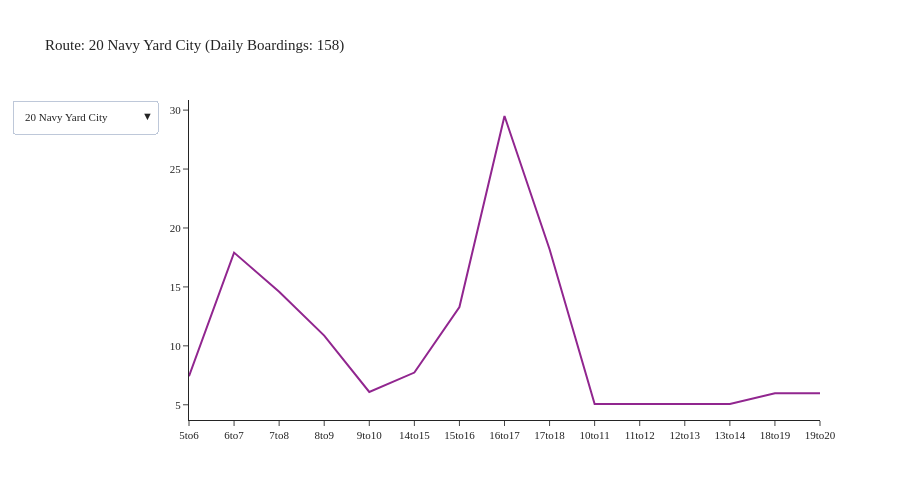

Notebook code for this chart:
### Code cell
agency = 'Kitsap Transit'
df = df_transit_line[df_transit_line['agency'] == agency]
df = df.groupby(['tod', 'description']).agg({'boardings': 'sum'}).reset_index()
fig = create_tod_chart(df)
fig.show()

### Figure 1 — Plotly figure (JSON) as saved in the notebook; plotly's stock layout.template omitted (floating-point values rounded to 4 significant figures)
{"data": [{"mode": "lines", "name": "20 Navy Yard City", "type": "scatter", "visible": true, "x": ["5to6", "6to7", "7to8", "8to9", "9to10", "14to15", "15to16", "16to17", "17to18", "10to11", "11to12", "12to13", "13to14", "18to19", "19to20"], "y": [7.421, 17.91, 14.59, 10.87, 6.088, 7.733, 13.29, 29.5, 18.19, 5.065, 5.065, 5.065, 5.065, 5.972, 5.972]}, {"mode": "lines", "name": "212 Brem-Silverdle W", "type": "scatter", "visible": false, "x": ["5to6", "6to7", "7to8", "8to9", "9to10", "14to15", "15to16", "16to17", "17to18", "10to11", "11to12", "12to13", "13to14", "18to19", "19to20", "20to21", "21to22", "22to23", "23to0", "0to1", "1to2", "2to3", "3to4", "4to5"], "y": [27.03, 67.59, 76.51, 49.03, 24.42, 57.51, 46.63, 70.95, 85.85, 28.25, 28.25, 28.25, 28.25, 50.59, 50.59, 6.753, 6.753, 6.753, 6.753, 6.753, 6.753, 6.753, 6.753, 6.753]}, {"mode": "lines", "name": "217 Brem-Silverdle E", "type": "scatter", "visible": false, "x": ["5to6", "6to7", "7to8", "8to9", "9to10", "14to15", "15to16", "16to17", "17to18", "10to11", "11to12", "12to13", "13to14", "18to19", "19to20", "20to21", "21to22", "22to23", "23to0", "0to1", "1to2", "2to3", "3to4", "4to5"], "y": [37.62, 56.59, 133.1, 82.63, 31.8, 63.06, 56.34, 66.59, 91.67, 38.67, 38.67, 38.67, 38.67, 56.27, 56.27, 6.581, 6.581, 6.581, 6.581, 6.581, 6.581, 6.581, 6.581, 6.581]}, {"mode": "lines", "name": "221 Perry Avenue", "type": "scatter", "visible": false, "x": ["5to6", "6to7", "7to8", "8to9", "9to10", "14to15", "15to16", "16to17", "17to18", "10to11", "11to12", "12to13", "13to14", "18to19", "19to20"], "y": [2.115, 22.28, 11.18, 10.24, 3.991, 6.409, 6.747, 5.291, 5.998, 3.856, 3.856, 3.856, 3.856, 11.57, 11.57]}, {"mode": "lines", "name": "223 Kariotis", "type": "scatter", "visible": false, "x": ["6to7", "7to8", "8to9", "9to10", "14to15", "15to16", "16to17", "17to18", "10to11", "11to12", "12to13", "13to14", "18to19", "19to20"], "y": [2.062, 6.183, 6.538, 3.41, 4.55, 2.091, 2.935, 5.531, 1.589, 1.589, 1.589, 1.589, 2.506, 2.506]}, {"mode": "lines", "name": "225 Sheridan Park", "type": "scatter", "visible": false, "x": ["5to6", "6to7", "7to8", "8to9", "9to10", "14to15", "15to16", "16to17", "17to18", "10to11", "11to12", "12to13", "13to14", "18to19", "19to20"], "y": [1.619, 16.92, 10.87, 10.1, 3.961, 5.176, 10.19, 7.334, 11.03, 6.171, 6.171, 6.171, 6.171, 10.53, 10.53]}, {"mode": "lines", "name": "235 E Silvr-Old Twn", "type": "scatter", "visible": false, "x": ["8to9", "9to10", "14to15", "15to16", "16to17", "17to18", "10to11", "11to12", "12to13", "13to14"], "y": [0.482, 0.09625, 1.603, 1.172, 1.26, 2.53, 0.4383, 0.4383, 0.4383, 0.4383]}, {"mode": "lines", "name": "237 W Silvr-Fairgrnd", "type": "scatter", "visible": false, "x": ["9to10", "14to15", "15to16", "16to17", "17to18", "10to11", "11to12", "12to13", "13to14", "18to19", "19to20"], "y": [0.0, 1.029, 0.8999, 0.8699, 1.19, 0.718, 0.718, 0.718, 0.718, 0.04798, 0.04798]}, {"mode": "lines", "name": "24 Olympic College", "type": "scatter", "visible": false, "x": ["5to6", "6to7", "7to8", "8to9", "9to10", "14to15", "15to16", "16to17", "17to18", "10to11", "11to12", "12to13", "13to14", "18to19", "19to20"], "y": [15.57, 17.77, 20.33, 11.37, 4.483, 5.347, 11.86, 29.16, 10.44, 7.83, 7.83, 7.83, 7.83, 7.347, 7.347]}, {"mode": "lines", "name": "26 Bay Vista", "type": "scatter", "visible": false, "x": ["5to6", "6to7", "7to8", "8to9", "9to10", "14to15", "15to16", "16to17", "17to18", "10to11", "11to12", "12to13", "13to14", "18to19", "19to20"], "y": [7.725, 16.19, 12.33, 9.179, 6.332, 4.428, 9.9, 28.08, 21.66, 4.659, 4.659, 4.659, 4.659, 10.46, 10.46]}, {"mode": "lines", "name": "301 N Kitsap FF", "type": "scatter", "visible": false, "x": ["5to6", "6to7", "8to9", "9to10", "15to16", "16to17", "17to18", "10to11", "11to12", "12to13", "13to14", "18to19", "19to20"], "y": [35.28, 50.91, 9.026, 5.83, 20.97, 24.04, 24.03, 2.978, 2.978, 2.978, 2.978, 6.29, 6.29]}, {"mode": "lines", "name": "302 Suquam-Kingston", "type": "scatter", "visible": false, "x": ["6to7", "7to8", "8to9", "15to16", "16to17", "17to18", "10to11", "11to12", "12to13", "13to14", "18to19", "19to20"], "y": [5.0, 7.0, 8.0, 4.0, 3.006, 21.85, 0.338, 0.338, 0.338, 0.338, 1.721, 1.721]}, {"mode": "lines", "name": "307 N Vkng-KingstnFF", "type": "scatter", "visible": false, "x": ["6to7", "7to8", "8to9", "9to10", "15to16", "16to17", "17to18", "10to11", "11to12", "12to13", "13to14", "18to19", "19to20"], "y": [2.0, 0.0, 2.0, 1.0, 1.0, 0.02102, 11.15, 1.708, 1.708, 1.708, 1.708, 0.7953, 0.7953]}, {"mode": "lines", "name": "332 Poulsbo-Silvrdle", "type": "scatter", "visible": false, "x": ["7to8", "8to9", "9to10", "14to15", "15to16", "16to17", "17to18", "10to11", "11to12", "12to13", "13to14", "18to19", "19to20"], "y": [6.334, 9.727, 4.395, 49.47, 3.527, 4.767, 8.465, 5.106, 5.106, 5.106, 5.106, 4.51, 4.51]}, {"mode": "lines", "name": "344 Poulsbo Central", "type": "scatter", "visible": false, "x": ["8to9", "9to10", "14to15", "15to16", "16to17", "17to18", "10to11", "11to12", "12to13", "13to14"], "y": [4.38, 2.51, 1.67, 7.108, 8.209, 2.849, 2.762, 2.762, 2.762, 2.762]}, {"mode": "lines", "name": "390 Poulsbo-Bainbrdg", "type": "scatter", "visible": false, "x": ["5to6", "6to7", "7to8", "8to9", "9to10", "14to15", "15to16", "16to17", "17to18", "10to11", "11to12", "12to13", "13to14", "18to19", "19to20", "20to21", "21to22", "22to23", "23to0", "0to1", "1to2", "2to3", "3to4", "4to5"], "y": [64.85, 80.09, 77.89, 67.47, 37.69, 79.33, 44.02, 71.65, 83.35, 51.54, 51.54, 51.54, 51.54, 54.67, 54.67, 9.571, 9.571, 9.571, 9.571, 9.571, 9.571, 9.571, 9.571, 9.571]}, {"mode": "lines", "name": "4 Tremont", "type": "scatter", "visible": false, "x": ["5to6", "6to7", "7to8", "8to9", "9to10", "14to15", "15to16", "16to17", "17to18", "10to11", "11to12", "12to13", "13to14", "18to19", "19to20"], "y": [2.473, 4.715, 4.663, 2.278, 4.447, 1.522, 2.035, 4.538, 6.123, 2.947, 2.947, 2.947, 2.947, 1.976, 1.976]}, {"mode": "lines", "name": "5 Sidney", "type": "scatter", "visible": false, "x": ["5to6", "6to7", "7to8", "8to9", "9to10", "14to15", "15to16", "16to17", "17to18", "10to11", "11to12", "12to13", "13to14", "18to19", "19to20"], "y": [0.9791, 8.835, 12.85, 5.382, 8.443, 2.543, 4.815, 2.713, 7.073, 3.226, 3.226, 3.226, 3.226, 2.301, 2.301]}, {"mode": "lines", "name": "8 Bethel", "type": "scatter", "visible": false, "x": ["5to6", "6to7", "7to8", "8to9", "9to10", "14to15", "15to16", "16to17", "17to18", "10to11", "11to12", "12to13", "13to14", "18to19", "19to20"], "y": [9.727, 16.4, 29.38, 16.21, 13.6, 22.48, 21.9, 12.89, 44.03, 19.42, 19.42, 19.42, 19.42, 25.32, 25.32]}, {"mode": "lines", "name": "9 E Port Orchard", "type": "scatter", "visible": false, "x": ["6to7", "7to8", "8to9", "9to10", "14to15", "15to16", "16to17", "17to18", "10to11", "11to12", "12to13", "13to14", "18to19", "19to20"], "y": [1.325, 8.147, 5.623, 6.719, 11.71, 6.541, 5.541, 14.66, 9.125, 9.125, 9.125, 9.125, 3.834, 3.834]}, {"mode": "lines", "name": "Brem-Pt Orchard FF", "type": "scatter", "visible": false, "x": ["5to6", "6to7", "7to8", "8to9", "9to10", "14to15", "15to16", "16to17", "17to18", "10to11", "11to12", "12to13", "13to14", "18to19", "19to20", "20to21", "21to22", "22to23", "23to0", "0to1", "1to2", "2to3", "3to4", "4to5"], "y": [83.64, 205.1, 185.8, 131.0, 65.31, 76.16, 99.46, 93.8, 208.6, 68.08, 68.08, 68.08, 68.08, 87.75, 87.75, 17.22, 17.22, 17.22, 17.22, 17.22, 17.22, 17.22, 17.22, 17.22]}, {"mode": "lines", "name": "Seattle-Bremerton FF", "type": "scatter", "visible": false, "x": ["5to6", "6to7", "7to8", "8to9", "9to10", "14to15", "15to16", "16to17", "17to18", "10to11", "11to12", "12to13", "13to14", "18to19", "19to20", "20to21", "21to22", "22to23", "23to0", "0to1", "1to2", "2to3", "3to4", "4to5"], "y": [324.8, 472.5, 462.1, 226.7, 102.3, 100.1, 299.6, 342.8, 579.9, 47.05, 47.05, 47.05, 47.05, 182.3, 182.3, 23.22, 23.22, 23.22, 23.22, 23.22, 23.22, 23.22, 23.22, 23.22]}, {"mode": "lines", "name": "Seattle-Kingston FF", "type": "scatter", "visible": false, "x": ["5to6", "6to7", "7to8", "8to9", "14to15", "15to16", "16to17", "17to18", "10to11", "11to12", "12to13", "13to14", "18to19", "19to20"], "y": [2.0, 5.0, 3.0, 0.0, 91.0, 108.0, 16.03, 51.0, 0.5, 0.5, 0.5, 0.5, 9.5, 9.5]}, {"mode": "lines", "name": "Brem-Annapolis FF", "type": "scatter", "visible": false, "x": ["5to6", "6to7", "7to8", "14to15", "15to16", "16to17", "17to18"], "y": [11.97, 26.51, 20.3, 11.91, 99.28, 82.38, 77.62]}, {"mode": "lines", "name": "Seattle-Southwrth FF", "type": "scatter", "visible": false, "x": ["5to6", "6to7", "7to8", "8to9", "14to15", "15to16", "16to17", "17to18", "18to19", "19to20"], "y": [147.8, 153.1, 107.3, 55.41, 63.04, 19.48, 129.1, 103.0, 55.42, 55.42]}, {"mode": "lines", "name": "106 Fletcher Bay", "type": "scatter", "visible": false, "x": ["5to6", "6to7", "7to8", "15to16", "16to17", "17to18", "18to19", "19to20"], "y": [12.13, 19.08, 10.02, 11.12, 12.45, 13.07, 5.731, 5.731]}, {"mode": "lines", "name": "215 McWilliams", "type": "scatter", "visible": false, "x": ["5to6", "6to7", "7to8", "15to16", "16to17", "17to18", "18to19", "19to20"], "y": [34.2, 46.46, 33.14, 17.17, 42.52, 71.89, 15.93, 15.93]}, {"mode": "lines", "name": "219 Crossroads", "type": "scatter", "visible": false, "x": ["5to6", "6to7", "7to8", "15to16", "16to17"], "y": [1.651, 0.5929, 1.453, 6.514, 1.184]}, {"mode": "lines", "name": "333 Silvrdale-Bainb", "type": "scatter", "visible": false, "x": ["5to6", "6to7", "15to16", "16to17", "17to18", "18to19", "19to20", "20to21", "21to22", "22to23", "23to0", "0to1", "1to2", "2to3", "3to4", "4to5"], "y": [181.4, 71.76, 29.63, 74.35, 81.11, 54.01, 54.01, 5.207, 5.207, 5.207, 5.207, 5.207, 5.207, 5.207, 5.207, 5.207]}, {"mode": "lines", "name": "81 Annapolis Commutr", "type": "scatter", "visible": false, "x": ["5to6", "6to7", "7to8", "15to16", "16to17", "17to18"], "y": [4.781, 7.271, 1.539, 6.798, 28.24, 4.476]}, {"mode": "lines", "name": "85 Mullenix Express", "type": "scatter", "visible": false, "x": ["5to6", "6to7", "7to8", "15to16", "16to17", "17to18", "18to19", "19to20"], "y": [6.2, 13.3, 5.3, 0.0, 3.32, 3.999, 3.339, 3.339]}, {"mode": "lines", "name": "86 Southwrth Shuttle", "type": "scatter", "visible": false, "x": ["5to6", "6to7", "7to8", "8to9", "15to16", "16to17", "17to18", "18to19", "19to20"], "y": [70.13, 173.6, 14.7, 67.71, 59.49, 64.68, 91.69, 43.97, 43.97]}, {"mode": "lines", "name": "93 Manzanita", "type": "scatter", "visible": false, "x": ["5to6", "6to7", "7to8", "15to16", "16to17", "17to18", "18to19", "19to20"], "y": [6.276, 17.71, 34.22, 10.11, 12.0, 13.29, 7.25, 7.25]}, {"mode": "lines", "name": "94 Agate Point", "type": "scatter", "visible": false, "x": ["5to6", "6to7", "7to8", "15to16", "16to17", "17to18", "18to19", "19to20"], "y": [10.47, 24.44, 13.2, 16.45, 19.58, 23.13, 7.915, 7.915]}, {"mode": "lines", "name": "95 Battle Point", "type": "scatter", "visible": false, "x": ["5to6", "6to7", "7to8", "15to16", "16to17", "17to18", "18to19", "19to20"], "y": [10.54, 14.94, 31.81, 14.93, 16.79, 19.11, 7.226, 7.226]}, {"mode": "lines", "name": "96 Sunrise", "type": "scatter", "visible": false, "x": ["5to6", "6to7", "7to8", "15to16", "16to17", "17to18", "18to19", "19to20"], "y": [10.53, 42.56, 45.8, 17.58, 20.37, 24.36, 7.263, 7.263]}, {"mode": "lines", "name": "97 Crystal Springs", "type": "scatter", "visible": false, "x": ["5to6", "6to7", "7to8", "15to16", "16to17", "17to18", "18to19", "19to20"], "y": [11.04, 12.17, 23.4, 12.87, 10.41, 17.57, 7.089, 7.089]}, {"mode": "lines", "name": "98 Fort Ward", "type": "scatter", "visible": false, "x": ["5to6", "6to7", "7to8", "15to16", "16to17", "17to18", "18to19", "19to20"], "y": [15.95, 20.41, 16.39, 22.35, 23.48, 24.33, 8.962, 8.962]}, {"mode": "lines", "name": "99 Bill Point", "type": "scatter", "visible": false, "x": ["5to6", "6to7", "7to8", "15to16", "16to17", "17to18", "18to19", "19to20"], "y": [13.84, 18.91, 39.04, 10.08, 15.23, 15.38, 2.209, 2.209]}, {"mode": "lines", "name": "222 Gateway", "type": "scatter", "visible": false, "x": ["5to6", "6to7", "7to8", "17to18", "18to19", "19to20"], "y": [8.551, 11.86, 3.871, 52.2, 4.13, 4.13]}, {"mode": "lines", "name": "377 BI Ferry-Pbo", "type": "scatter", "visible": false, "x": ["18to19", "19to20"], "y": [5.558, 5.558]}], "layout": {"font": {"size": 11}, "height": 500, "title": {"text": "Route: 20 Navy Yard City (Daily Boardings: 158)"}, "updatemenus": [{"buttons": [{"args": [{"visible": [true, false, false, false, false, false, false, false, false, false, false, false, false, false, false, false, false, false, false, false, false, false, false, false, false, false, false, false, false, false, false, false, false, false, false, false, false, false, false, false, false]}, {"title": "Route: 20 Navy Yard City (Daily Boardings: 158)"}], "label": "20 Navy Yard City", "method": "update"}, {"args": [{"visible": [false, true, false, false, false, false, false, false, false, false, false, false, false, false, false, false, false, false, false, false, false, false, false, false, false, false, false, false, false, false, false, false, false, false, false, false, false, false, false, false, false]}, {"title": "Route: 212 Brem-Silverdle W (Daily Boardings: 780)"}], "label": "212 Brem-Silverdle W", "method": "update"}, {"args": [{"visible": [false, false, true, false, false, false, false, false, false, false, false, false, false, false, false, false, false, false, false, false, false, false, false, false, false, false, false, false, false, false, false, false, false, false, false, false, false, false, false, false, false]}, {"title": "Route: 217 Brem-Silverdle E (Daily Boardings: 946)"}], "label": "217 Brem-Silverdle E", "method": "update"}, {"args": [{"visible": [false, false, false, true, false, false, false, false, false, false, false, false, false, false, false, false, false, false, false, false, false, false, false, false, false, false, false, false, false, false, false, false, false, false, false, false, false, false, false, false, false]}, {"title": "Route: 221 Perry Avenue (Daily Boardings: 113)"}], "label": "221 Perry Avenue", "method": "update"}, {"args": [{"visible": [false, false, false, false, true, false, false, false, false, false, false, false, false, false, false, false, false, false, false, false, false, false, false, false, false, false, false, false, false, false, false, false, false, false, false, false, false, false, false, false, false]}, {"title": "Route: 223 Kariotis (Daily Boardings: 45)"}], "label": "223 Kariotis", "method": "update"}, {"args": [{"visible": [false, false, false, false, false, true, false, false, false, false, false, false, false, false, false, false, false, false, false, false, false, false, false, false, false, false, false, false, false, false, false, false, false, false, false, false, false, false, false, false, false]}, {"title": "Route: 225 Sheridan Park (Daily Boardings: 123)"}], "label": "225 Sheridan Park", "method": "update"}, {"args": [{"visible": [false, false, false, false, false, false, true, false, false, false, false, false, false, false, false, false, false, false, false, false, false, false, false, false, false, false, false, false, false, false, false, false, false, false, false, false, false, false, false, false, false]}, {"title": "Route: 235 E Silvr-Old Twn (Daily Boardings: 9)"}], "label": "235 E Silvr-Old Twn", "method": "update"}, {"args": [{"visible": [false, false, false, false, false, false, false, true, false, false, false, false, false, false, false, false, false, false, false, false, false, false, false, false, false, false, false, false, false, false, false, false, false, false, false, false, false, false, false, false, false]}, {"title": "Route: 237 W Silvr-Fairgrnd (Daily Boardings: 7)"}], "label": "237 W Silvr-Fairgrnd", "method": "update"}, {"args": [{"visible": [false, false, false, false, false, false, false, false, true, false, false, false, false, false, false, false, false, false, false, false, false, false, false, false, false, false, false, false, false, false, false, false, false, false, false, false, false, false, false, false, false]}, {"title": "Route: 24 Olympic College (Daily Boardings: 172)"}], "label": "24 Olympic College", "method": "update"}, {"args": [{"visible": [false, false, false, false, false, false, false, false, false, true, false, false, false, false, false, false, false, false, false, false, false, false, false, false, false, false, false, false, false, false, false, false, false, false, false, false, false, false, false, false, false]}, {"title": "Route: 26 Bay Vista (Daily Boardings: 155)"}], "label": "26 Bay Vista", "method": "update"}, {"args": [{"visible": [false, false, false, false, false, false, false, false, false, false, true, false, false, false, false, false, false, false, false, false, false, false, false, false, false, false, false, false, false, false, false, false, false, false, false, false, false, false, false, false, false]}, {"title": "Route: 301 N Kitsap FF (Daily Boardings: 195)"}], "label": "301 N Kitsap FF", "method": "update"}, {"args": [{"visible": [false, false, false, false, false, false, false, false, false, false, false, true, false, false, false, false, false, false, false, false, false, false, false, false, false, false, false, false, false, false, false, false, false, false, false, false, false, false, false, false, false]}, {"title": "Route: 302 Suquam-Kingston (Daily Boardings: 54)"}], "label": "302 Suquam-Kingston", "method": "update"}, {"args": [{"visible": [false, false, false, false, false, false, false, false, false, false, false, false, true, false, false, false, false, false, false, false, false, false, false, false, false, false, false, false, false, false, false, false, false, false, false, false, false, false, false, false, false]}, {"title": "Route: 307 N Vkng-KingstnFF (Daily Boardings: 26)"}], "label": "307 N Vkng-KingstnFF", "method": "update"}, {"args": [{"visible": [false, false, false, false, false, false, false, false, false, false, false, false, false, true, false, false, false, false, false, false, false, false, false, false, false, false, false, false, false, false, false, false, false, false, false, false, false, false, false, false, false]}, {"title": "Route: 332 Poulsbo-Silvrdle (Daily Boardings: 116)"}], "label": "332 Poulsbo-Silvrdle", "method": "update"}, {"args": [{"visible": [false, false, false, false, false, false, false, false, false, false, false, false, false, false, true, false, false, false, false, false, false, false, false, false, false, false, false, false, false, false, false, false, false, false, false, false, false, false, false, false, false]}, {"title": "Route: 344 Poulsbo Central (Daily Boardings: 38)"}], "label": "344 Poulsbo Central", "method": "update"}, {"args": [{"visible": [false, false, false, false, false, false, false, false, false, false, false, false, false, false, false, true, false, false, false, false, false, false, false, false, false, false, false, false, false, false, false, false, false, false, false, false, false, false, false, false, false]}, {"title": "Route: 390 Poulsbo-Bainbrdg (Daily Boardings: 1,008)"}], "label": "390 Poulsbo-Bainbrdg", "method": "update"}, {"args": [{"visible": [false, false, false, false, false, false, false, false, false, false, false, false, false, false, false, false, true, false, false, false, false, false, false, false, false, false, false, false, false, false, false, false, false, false, false, false, false, false, false, false, false]}, {"title": "Route: 4 Tremont (Daily Boardings: 49)"}], "label": "4 Tremont", "method": "update"}, {"args": [{"visible": [false, false, false, false, false, false, false, false, false, false, false, false, false, false, false, false, false, true, false, false, false, false, false, false, false, false, false, false, false, false, false, false, false, false, false, false, false, false, false, false, false]}, {"title": "Route: 5 Sidney (Daily Boardings: 71)"}], "label": "5 Sidney", "method": "update"}, {"args": [{"visible": [false, false, false, false, false, false, false, false, false, false, false, false, false, false, false, false, false, false, true, false, false, false, false, false, false, false, false, false, false, false, false, false, false, false, false, false, false, false, false, false, false]}, {"title": "Route: 8 Bethel (Daily Boardings: 315)"}], "label": "8 Bethel", "method": "update"}, {"args": [{"visible": [false, false, false, false, false, false, false, false, false, false, false, false, false, false, false, false, false, false, false, true, false, false, false, false, false, false, false, false, false, false, false, false, false, false, false, false, false, false, false, false, false]}, {"title": "Route: 9 E Port Orchard (Daily Boardings: 104)"}], "label": "9 E Port Orchard", "method": "update"}, {"args": [{"visible": [false, false, false, false, false, false, false, false, false, false, false, false, false, false, false, false, false, false, false, false, true, false, false, false, false, false, false, false, false, false, false, false, false, false, false, false, false, false, false, false, false]}, {"title": "Route: Brem-Pt Orchard FF (Daily Boardings: 1,752)"}], "label": "Brem-Pt Orchard FF", "method": "update"}, {"args": [{"visible": [false, false, false, false, false, false, false, false, false, false, false, false, false, false, false, false, false, false, false, false, false, true, false, false, false, false, false, false, false, false, false, false, false, false, false, false, false, false, false, false, false]}, {"title": "Route: Seattle-Bremerton FF (Daily Boardings: 3,673)"}], "label": "Seattle-Bremerton FF", "method": "update"}, {"args": [{"visible": [false, false, false, false, false, false, false, false, false, false, false, false, false, false, false, false, false, false, false, false, false, false, true, false, false, false, false, false, false, false, false, false, false, false, false, false, false, false, false, false, false]}, {"title": "Route: Seattle-Kingston FF (Daily Boardings: 297)"}], "label": "Seattle-Kingston FF", "method": "update"}, {"args": [{"visible": [false, false, false, false, false, false, false, false, false, false, false, false, false, false, false, false, false, false, false, false, false, false, false, true, false, false, false, false, false, false, false, false, false, false, false, false, false, false, false, false, false]}, {"title": "Route: Brem-Annapolis FF (Daily Boardings: 330)"}], "label": "Brem-Annapolis FF", "method": "update"}, {"args": [{"visible": [false, false, false, false, false, false, false, false, false, false, false, false, false, false, false, false, false, false, false, false, false, false, false, false, true, false, false, false, false, false, false, false, false, false, false, false, false, false, false, false, false]}, {"title": "Route: Seattle-Southwrth FF (Daily Boardings: 889)"}], "label": "Seattle-Southwrth FF", "method": "update"}, {"args": [{"visible": [false, false, false, false, false, false, false, false, false, false, false, false, false, false, false, false, false, false, false, false, false, false, false, false, false, true, false, false, false, false, false, false, false, false, false, false, false, false, false, false, false]}, {"title": "Route: 106 Fletcher Bay (Daily Boardings: 89)"}], "label": "106 Fletcher Bay", "method": "update"}, {"args": [{"visible": [false, false, false, false, false, false, false, false, false, false, false, false, false, false, false, false, false, false, false, false, false, false, false, false, false, false, true, false, false, false, false, false, false, false, false, false, false, false, false, false, false]}, {"title": "Route: 215 McWilliams (Daily Boardings: 277)"}], "label": "215 McWilliams", "method": "update"}, {"args": [{"visible": [false, false, false, false, false, false, false, false, false, false, false, false, false, false, false, false, false, false, false, false, false, false, false, false, false, false, false, true, false, false, false, false, false, false, false, false, false, false, false, false, false]}, {"title": "Route: 219 Crossroads (Daily Boardings: 11)"}], "label": "219 Crossroads", "method": "update"}, {"args": [{"visible": [false, false, false, false, false, false, false, false, false, false, false, false, false, false, false, false, false, false, false, false, false, false, false, false, false, false, false, false, true, false, false, false, false, false, false, false, false, false, false, false, false]}, {"title": "Route: 333 Silvrdale-Bainb (Daily Boardings: 593)"}], "label": "333 Silvrdale-Bainb", "method": "update"}, {"args": [{"visible": [false, false, false, false, false, false, false, false, false, false, false, false, false, false, false, false, false, false, false, false, false, false, false, false, false, false, false, false, false, true, false, false, false, false, false, false, false, false, false, false, false]}, {"title": "Route: 81 Annapolis Commutr (Daily Boardings: 53)"}], "label": "81 Annapolis Commutr", "method": "update"}, {"args": [{"visible": [false, false, false, false, false, false, false, false, false, false, false, false, false, false, false, false, false, false, false, false, false, false, false, false, false, false, false, false, false, false, true, false, false, false, false, false, false, false, false, false, false]}, {"title": "Route: 85 Mullenix Express (Daily Boardings: 39)"}], "label": "85 Mullenix Express", "method": "update"}, {"args": [{"visible": [false, false, false, false, false, false, false, false, false, false, false, false, false, false, false, false, false, false, false, false, false, false, false, false, false, false, false, false, false, false, false, true, false, false, false, false, false, false, false, false, false]}, {"title": "Route: 86 Southwrth Shuttle (Daily Boardings: 630)"}], "label": "86 Southwrth Shuttle", "method": "update"}, {"args": [{"visible": [false, false, false, false, false, false, false, false, false, false, false, false, false, false, false, false, false, false, false, false, false, false, false, false, false, false, false, false, false, false, false, false, true, false, false, false, false, false, false, false, false]}, {"title": "Route: 93 Manzanita (Daily Boardings: 108)"}], "label": "93 Manzanita", "method": "update"}, {"args": [{"visible": [false, false, false, false, false, false, false, false, false, false, false, false, false, false, false, false, false, false, false, false, false, false, false, false, false, false, false, false, false, false, false, false, false, true, false, false, false, false, false, false, false]}, {"title": "Route: 94 Agate Point (Daily Boardings: 123)"}], "label": "94 Agate Point", "method": "update"}, {"args": [{"visible": [false, false, false, false, false, false, false, false, false, false, false, false, false, false, false, false, false, false, false, false, false, false, false, false, false, false, false, false, false, false, false, false, false, false, true, false, false, false, false, false, false]}, {"title": "Route: 95 Battle Point (Daily Boardings: 123)"}], "label": "95 Battle Point", "method": "update"}, {"args": [{"visible": [false, false, false, false, false, false, false, false, false, false, false, false, false, false, false, false, false, false, false, false, false, false, false, false, false, false, false, false, false, false, false, false, false, false, false, true, false, false, false, false, false]}, {"title": "Route: 96 Sunrise (Daily Boardings: 176)"}], "label": "96 Sunrise", "method": "update"}, {"args": [{"visible": [false, false, false, false, false, false, false, false, false, false, false, false, false, false, false, false, false, false, false, false, false, false, false, false, false, false, false, false, false, false, false, false, false, false, false, false, true, false, false, false, false]}, {"title": "Route: 97 Crystal Springs (Daily Boardings: 102)"}], "label": "97 Crystal Springs", "method": "update"}, {"args": [{"visible": [false, false, false, false, false, false, false, false, false, false, false, false, false, false, false, false, false, false, false, false, false, false, false, false, false, false, false, false, false, false, false, false, false, false, false, false, false, true, false, false, false]}, {"title": "Route: 98 Fort Ward (Daily Boardings: 141)"}], "label": "98 Fort Ward", "method": "update"}, {"args": [{"visible": [false, false, false, false, false, false, false, false, false, false, false, false, false, false, false, false, false, false, false, false, false, false, false, false, false, false, false, false, false, false, false, false, false, false, false, false, false, false, true, false, false]}, {"title": "Route: 99 Bill Point (Daily Boardings: 117)"}], "label": "99 Bill Point", "method": "update"}, {"args": [{"visible": [false, false, false, false, false, false, false, false, false, false, false, false, false, false, false, false, false, false, false, false, false, false, false, false, false, false, false, false, false, false, false, false, false, false, false, false, false, false, false, true, false]}, {"title": "Route: 222 Gateway (Daily Boardings: 85)"}], "label": "222 Gateway", "method": "update"}, {"args": [{"visible": [false, false, false, false, false, false, false, false, false, false, false, false, false, false, false, false, false, false, false, false, false, false, false, false, false, false, false, false, false, false, false, false, false, false, false, false, false, false, false, false, true]}, {"title": "Route: 377 BI Ferry-Pbo (Daily Boardings: 11)"}], "label": "377 BI Ferry-Pbo", "method": "update"}], "direction": "down", "showactive": true}], "width": 900, "yaxis": {"tickformat": ".00f"}}}
